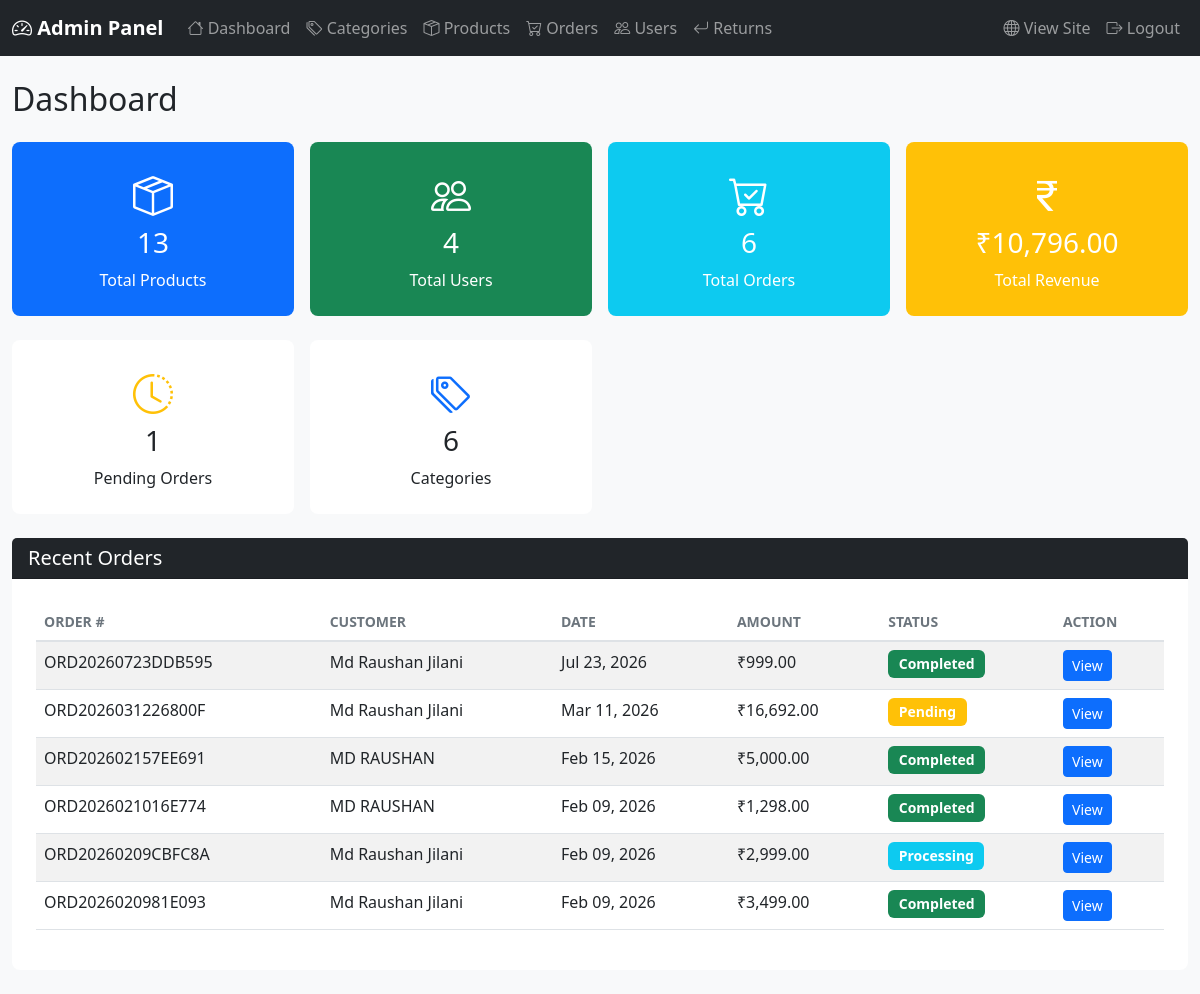
The page /admin/index.php (signed in) on the database its author committed.
### tables this page shows
CREATE TABLE `orders` (
  `id` int(11) NOT NULL,
  `user_id` int(11) NOT NULL,
  `order_number` varchar(50) NOT NULL,
  `total_amount` decimal(10,2) NOT NULL,
  `payment_method` varchar(50) NOT NULL DEFAULT 'COD',
  `payment_status` enum('pending','paid','failed') DEFAULT 'pending',
  `order_status` enum('pending','processing','completed','cancelled') DEFAULT 'pending',
  `shipping_name` varchar(100) NOT NULL,
  `shipping_email` varchar(100) NOT NULL,
  `shipping_mobile` varchar(15) NOT NULL,
  `shipping_address` text NOT NULL,
  `shipping_city` varchar(50) NOT NULL,
  `shipping_state` varchar(50) NOT NULL,
  `shipping_pincode` varchar(10) NOT NULL,
  `created_at` timestamp NOT NULL DEFAULT current_timestamp(),
  `updated_at` timestamp NOT NULL DEFAULT current_timestamp() ON UPDATE current_timestamp()
);

CREATE TABLE `users` (
  `id` int(11) NOT NULL,
  `name` varchar(100) NOT NULL,
  `email` varchar(100) NOT NULL,
  `mobile` varchar(15) NOT NULL,
  `password` varchar(255) NOT NULL,
  `address` text DEFAULT NULL,
  `city` varchar(50) DEFAULT NULL,
  `state` varchar(50) DEFAULT NULL,
  `pincode` varchar(10) DEFAULT NULL,
  `created_at` timestamp NOT NULL DEFAULT current_timestamp(),
  `updated_at` timestamp NOT NULL DEFAULT current_timestamp() ON UPDATE current_timestamp()
);

### includes/functions.php (called while the page is built, shortened)
<?php
function formatPrice($price) {
    return '₹' . number_format($price, 2);
}
?>

### admin/index.php (the view, shortened to what this page needs)
<?php
require_once __DIR__ . '/../includes/functions.php';
require_once __DIR__ . '/../includes/admin_header.php';
    $db = getDB();
    $stmt          = $db->query("SELECT COUNT(*) as total FROM products");
    $totalProducts = $stmt->fetch()['total'];
    $stmt       = $db->query("SELECT COUNT(*) as total FROM users");
    $totalUsers = $stmt->fetch()['total'];
    $stmt        = $db->query("SELECT COUNT(*) as total FROM orders");
    $totalOrders = $stmt->fetch()['total'];
    $stmt            = $db->query("SELECT COUNT(*) as total FROM categories");
    $totalCategories = $stmt->fetch()['total'];
    $stmt         = $db->query("SELECT COALESCE(SUM(total_amount), 0) as total FROM orders WHERE order_status = 'completed'");
    $totalRevenue = $stmt->fetch()['total'];
    $stmt          = $db->query("SELECT COUNT(*) as total FROM orders WHERE order_status = 'pending'");
    $pendingOrders = $stmt->fetch()['total'];
    $stmt = $db->query("
    SELECT o.*, u.name as user_name
    FROM orders o
    LEFT JOIN users u ON o.user_id = u.id
    ORDER BY o.created_at DESC
    LIMIT 10
");
    $recentOrders = $stmt->fetchAll();
?>
<div class="container-fluid my-4">
    <h2 class="mb-4">Dashboard</h2>
    <div class="row g-3 mb-4">
        <div class="col-md-3">
            <div class="card bg-primary text-white">
                <div class="card-body text-center">
                    <i class="bi bi-box-seam fs-1"></i>
                    <h3><?php echo $totalProducts; ?></h3>
                    <p class="mb-0">Total Products</p>
                </div>
            </div>
        </div>
        <div class="col-md-3">
            <div class="card bg-success text-white">
                <div class="card-body text-center">
                    <i class="bi bi-people fs-1"></i>
                    <h3><?php echo $totalUsers; ?></h3>
                    <p class="mb-0">Total Users</p>
                </div>
            </div>
        </div>
        <div class="col-md-3">
            <div class="card bg-info text-white">
                <div class="card-body text-center">
                    <i class="bi bi-cart-check fs-1"></i>
                    <h3><?php echo $totalOrders; ?></h3>
                    <p class="mb-0">Total Orders</p>
                </div>
            </div>
        </div>
        <div class="col-md-3">
            <div class="card bg-warning text-white">
                <div class="card-body text-center">
                    <i class="bi bi-currency-rupee fs-1"></i>
                    <h3><?php echo formatPrice($totalRevenue); ?></h3>
                    <p class="mb-0">Total Revenue</p>
                </div>
            </div>
        </div>
    </div>
    <div class="row g-3 mb-4">
        <div class="col-md-3">
            <div class="card border-warning">
                <div class="card-body text-center">
                    <i class="bi bi-clock-history fs-1 text-warning"></i>
                    <h3><?php echo $pendingOrders; ?></h3>
                    <p class="mb-0">Pending Orders</p>
                </div>
            </div>
        </div>
        <div class="col-md-3">
            <div class="card border-primary">
                <div class="card-body text-center">
                    <i class="bi bi-tags fs-1 text-primary"></i>
                    <h3><?php echo $totalCategories; ?></h3>
                    <p class="mb-0">Categories</p>
                </div>
            </div>
        </div>
    </div>
    <div class="card">
        <div class="card-header bg-dark text-white">
            <h5 class="mb-0">Recent Orders</h5>
        </div>
        <div class="card-body">
            <div class="table-responsive">
                <table class="table table-striped">
                    <thead>
                        <tr>
                            <th>Order #</th>
                            <th>Customer</th>
                            <th>Date</th>
                            <th>Amount</th>
                            <th>Status</th>
                            <th>Action</th>
                        </tr>
                    </thead>
                    <tbody>
                        <?php foreach ($recentOrders as $order): ?>
                        <tr>
                            <td><?php echo htmlspecialchars($order['order_number']); ?></td>
                            <td><?php echo htmlspecialchars($order['user_name']); ?></td>
                            <td><?php echo date('M d, Y', strtotime($order['created_at'])); ?></td>
                            <td><?php echo formatPrice($order['total_amount']); ?></td>
                            <td>
                                <?php
                                    $badgeClass = '';
                                    switch ($order['order_status']) {
                                        case 'pending':$badgeClass = 'warning';
                                            break;
                                        case 'processing':$badgeClass = 'info';
                                            break;
                                        case 'completed':$badgeClass = 'success';
                                            break;
                                    }
                                ?>
                                <span class="badge bg-<?php echo $badgeClass; ?>">
                                    <?php echo ucfirst($order['order_status']); ?>
                                </span>
                            </td>
                            <td>
                                <a href="<?php echo ADMIN_URL; ?>/order-details.php?id=<?php echo $order['id']; ?>"
                                   class="btn btn-sm btn-primary">View</a>
                            </td>
                        </tr>
                        <?php endforeach; ?>
                    </tbody>
                </table>
            </div>
        </div>
    </div>
</div>
<?php require_once __DIR__ . '/../includes/admin_footer.php'; ?>

### assets/css/admin.css (style rules this page uses)
body { background-color: #f8f9fa; }
.container-fluid { max-width: 1400px; }
.card { border: none; border-radius: 0.5rem; }
.card-body { padding: 1.5rem; }
.table { background-color: white; }
.table thead th { border-bottom: 2px solid #dee2e6; font-weight: 600; text-transform: uppercase; font-size: 0.875rem; color: #6c757d; }
.btn-sm { padding: 0.25rem 0.5rem; font-size: 0.875rem; }
.badge { font-size: 0.875rem; padding: 0.5em 0.75em; }
.card.bg-primary, .card.bg-success, .card.bg-info, .card.bg-warning, .card.bg-danger { border: none; color: white; }
.card.bg-warning { color: #212529; }

### rows shown on the page
orders: order_number "ORD20260723DDB595", user.name "Md Raushan Jilani", created_at "Jul 23, 2026", total_amount "₹999.00", order_status "Completed"
orders: order_number "ORD2026031226800F", user.name "Md Raushan Jilani", created_at "Mar 11, 2026", total_amount "₹16,692.00", order_status "Pending"
orders: order_number "ORD202602157EE691", user.name "MD RAUSHAN", created_at "Feb 15, 2026", total_amount "₹5,000.00", order_status "Completed"
orders: order_number "ORD2026021016E774", user.name "MD RAUSHAN", created_at "Feb 09, 2026", total_amount "₹1,298.00", order_status "Completed"
orders: order_number "ORD20260209CBFC8A", user.name "Md Raushan Jilani", created_at "Feb 09, 2026", total_amount "₹2,999.00", order_status "Processing"
orders: order_number "ORD2026020981E093", user.name "Md Raushan Jilani", created_at "Feb 09, 2026", total_amount "₹3,499.00", order_status "Completed"

### other values the page prints
$totalProducts "13"
$totalUsers "4"
$totalOrders "6"
formatPrice($totalRevenue) "₹10,796.00"
$pendingOrders "1"
$totalCategories "6"
